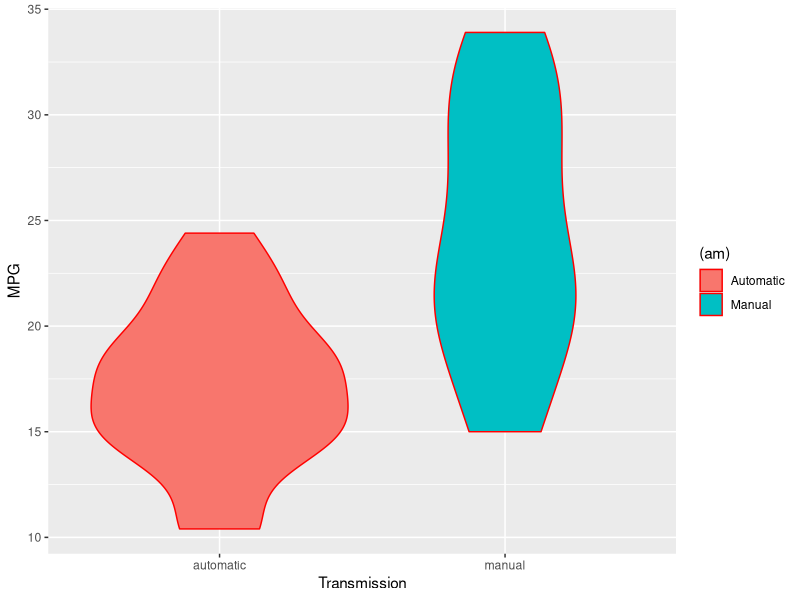
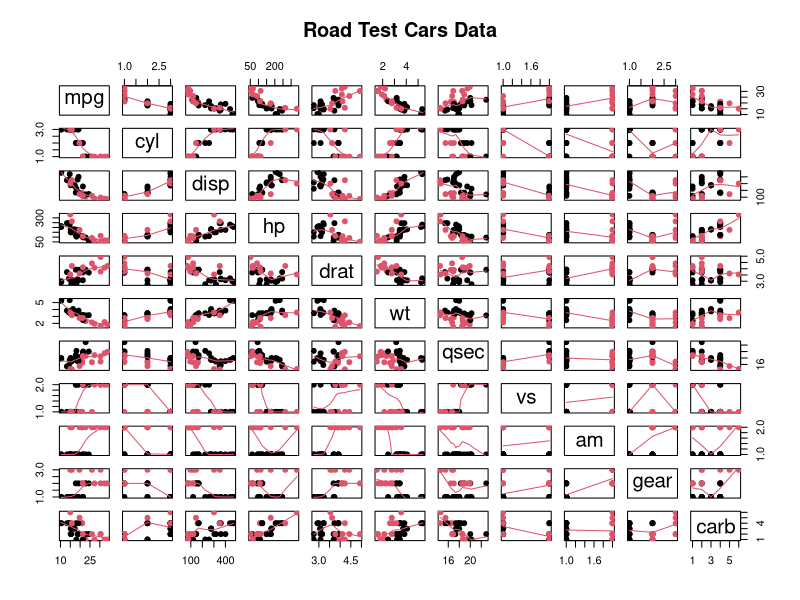
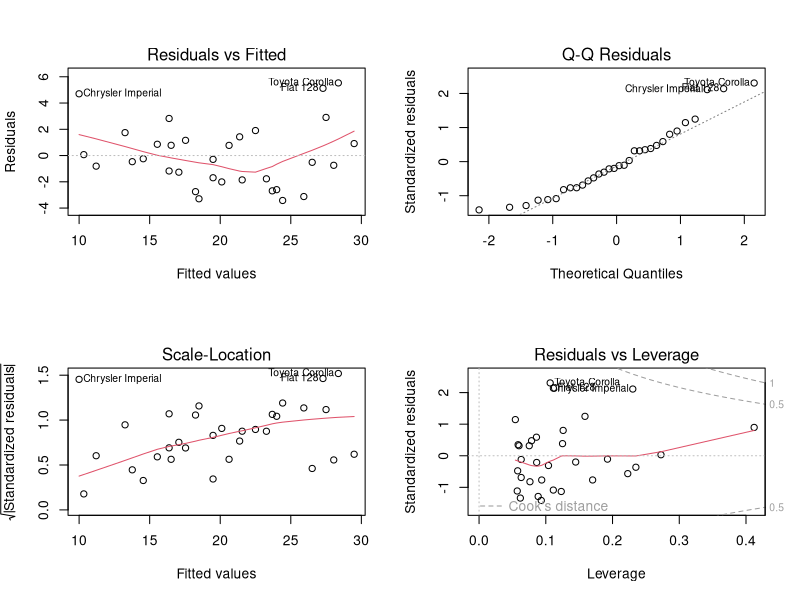

Here is the R script that generated these plots, in order:
## ---- chunk 1
library(ggplot2)
library(stats) 
data(mtcars)

mtcars$cyl  <- factor(mtcars$cyl)
mtcars$vs   <- factor(mtcars$vs)
mtcars$gear <- factor(mtcars$gear)
mtcars$carb <- factor(mtcars$carb)
mtcars$am   <- factor(mtcars$am,labels=c('Automatic','Manual'))
## ---- chunk 2
round(tapply(mtcars$mpg, mtcars$am, mean), 2)
## ---- chunk 3
model_full       <- lm(mpg ~ ., mtcars)
model_am         <- lm(mpg ~ am , mtcars)
model_am_wt      <- lm(mpg ~ am + wt, mtcars)
model_am_wt_disp <- lm(mpg ~ am + wt + disp, mtcars)
model_am_wt_hp   <- lm(mpg ~ am + wt + hp, mtcars)
## ---- chunk 4
summary(model_am)$coef
summary(model_am_wt)$coef
summary(model_am_wt_disp)$coef
summary(model_am_wt_hp)$coef
## ---- chunk 5
anova(model_am, model_am_wt, model_am_wt_disp,model_am_wt_hp)
confint(model_am_wt_hp)
## ---- chunk 6
summary(model_am_wt_hp)$coef
## ---- chunk 7
sum((abs(dfbetas(model_am_wt_hp)))>1)
## ---- chunk 8
ggplot(mtcars, aes(y=mpg, x=factor(am, labels = c("automatic", "manual")), fill=(am)))+
  geom_violin(colour="red", size=0.5)+
  xlab("Transmission") + ylab("MPG")
## ---- chunk 9
pairs(mtcars, panel=panel.smooth, main='Road Test Cars Data', col=mtcars$am, pch=19)
## ---- chunk 10
par(mfrow = c(2, 2))
plot(model_am_wt_hp)
